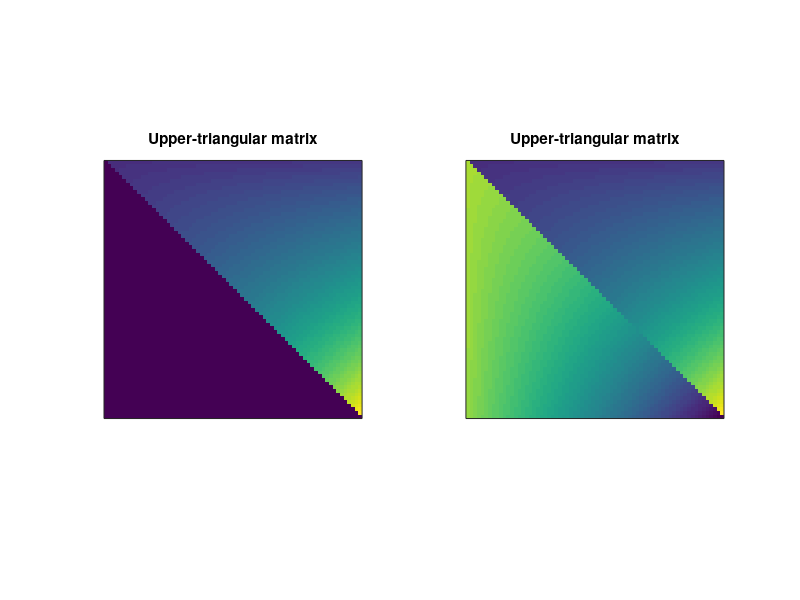

Reproduce this figure in MATLAB.
%% 
%     COURSE: Master MATLAB through guided problem-solving
%    SECTION: Command statements
%      VIDEO: Create an upper-triangular matrix
% Instructor: mikexcohen.com
%
%%

% size of square matrix
m = 70;

% initialize matrix
outmat = zeros(m);
outmat2 = zeros(m);

% loop over rows and columns
for i=1:m
    for j=1:m
        
        % test whether row index is less than column index
        if i < j
            outmat(i, j) = 1.03^sqrt(i*j);
        else 
            outmat2(i, j) = 1.03^m - 1.03^sqrt(i*j);
        end
            
    end
end

outmat2 = outmat + outmat2;

figure(1), clf
subplot(121)
imagesc(outmat)
axis square, title('Upper-triangular matrix')
set(gca,'xtick',[],'ytick',[],'clim',[0 1.03^m])

subplot(122)
imagesc(outmat2)
axis square, title('Upper-triangular matrix')
set(gca,'xtick',[],'ytick',[],'clim',[0 1.03^m])

%%
